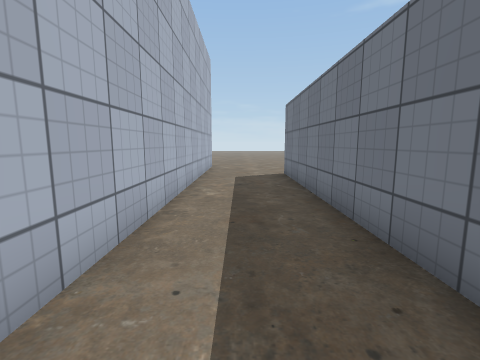
View 1 (above)

23 first-person views from a walk through a 3-D level made in the Unity game engine. The camera is 1.2 m above the floor, tilts 8° down and sees 85° across. The floor is counted in squares, 1 m on a side. Each view is taken from the middle of a square. On the plan, view 1 faces up. The plan holds only what a view shows up to about 12 squares ahead; the rest is blank. The place goes on beyond the plan. The player character is not drawn. Some surface patterns are stand-ins.

View 2
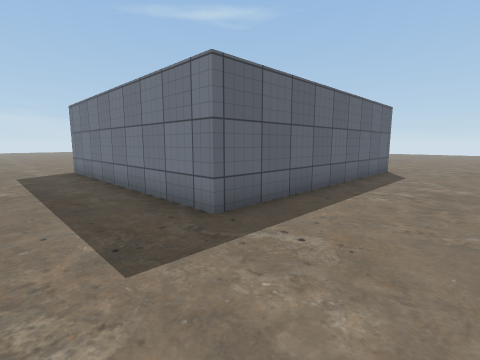

View 3
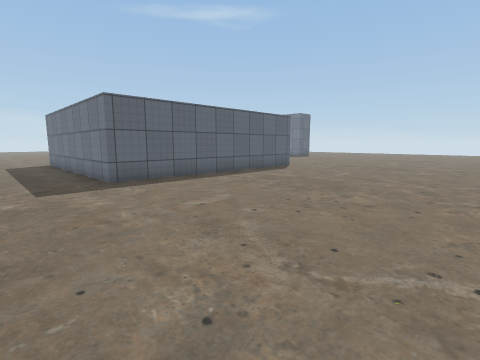

View 4
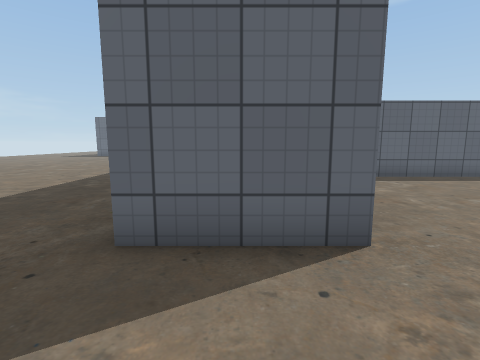

View 5
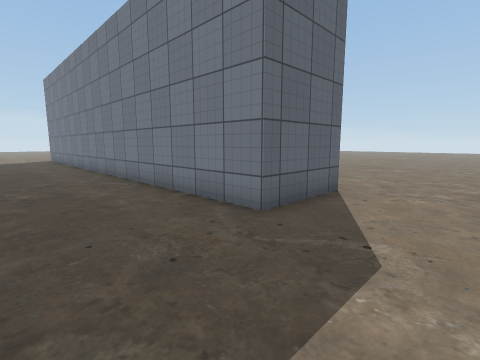

View 6
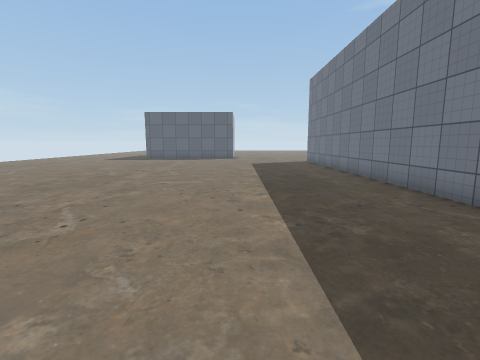

View 7
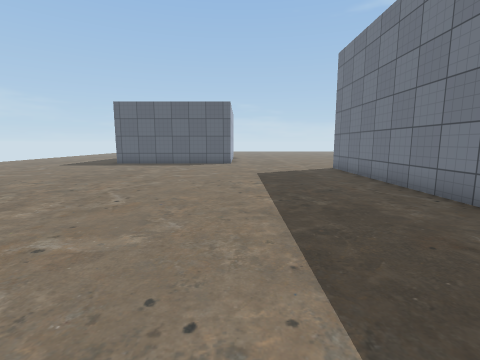

View 8
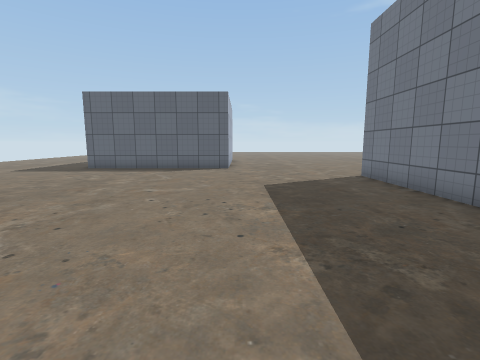

View 9
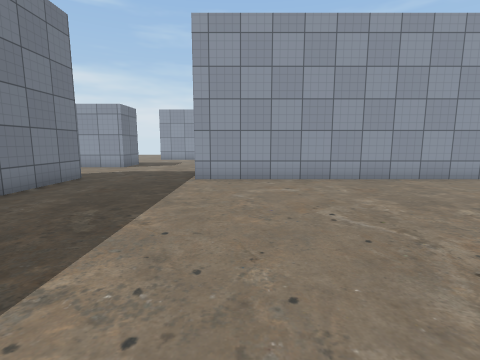

View 10
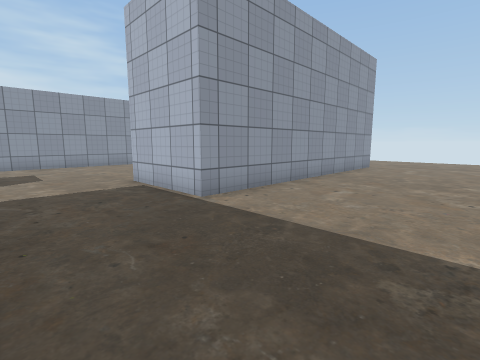

View 11
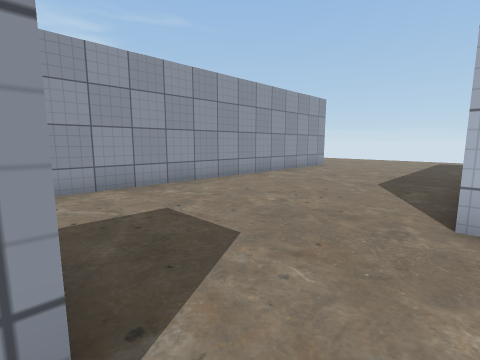

View 12
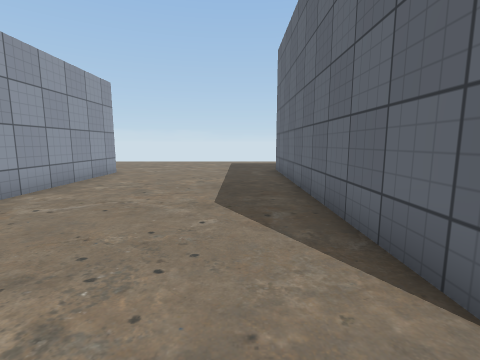

View 13
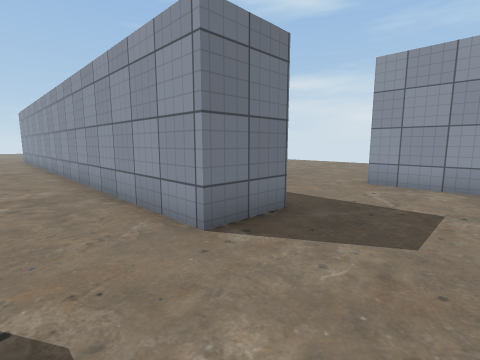

View 14
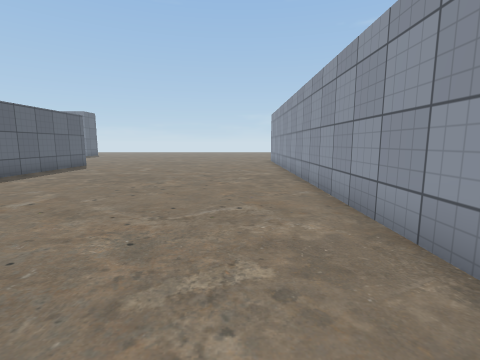

View 15
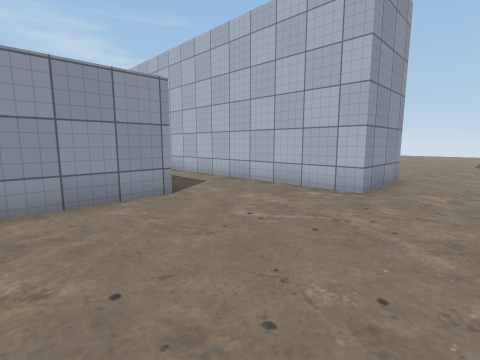

View 16
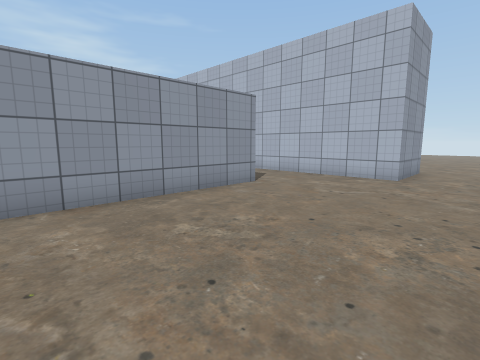

View 17
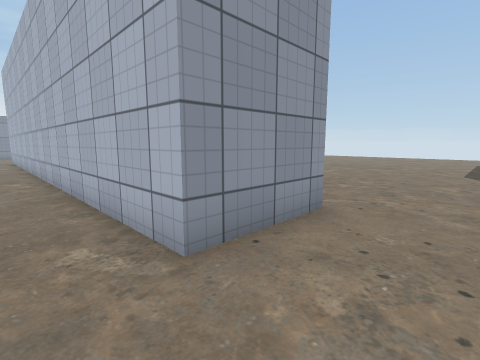

View 18
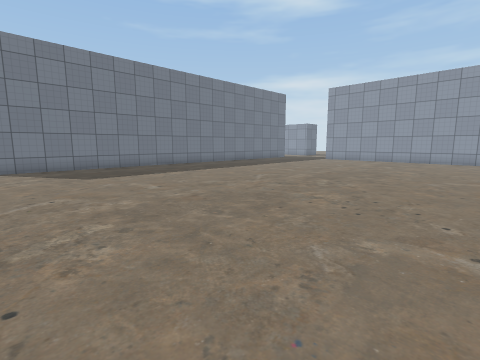

View 19
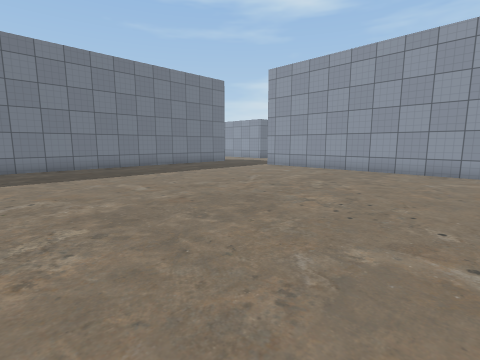

View 20
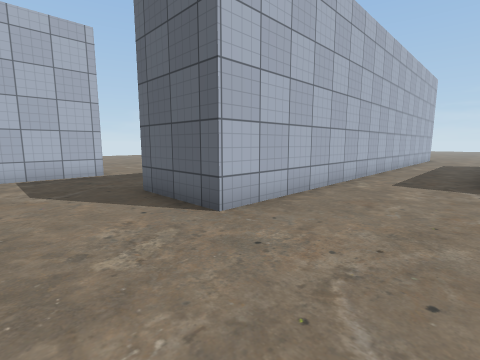

View 21
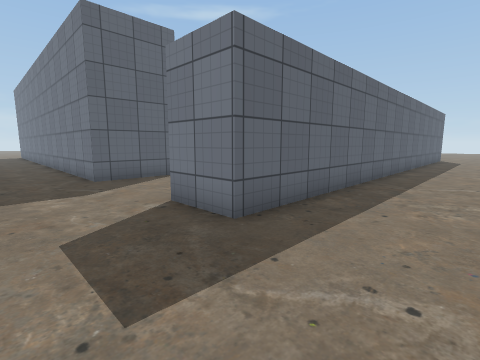

View 22
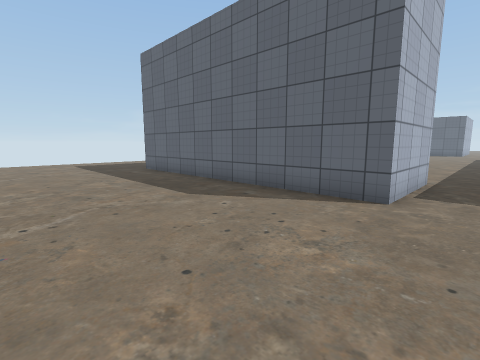

View 23
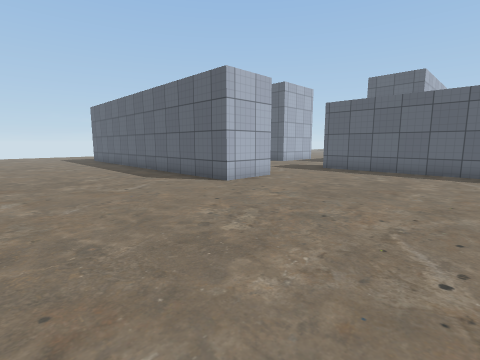

### Floor plan
Points are (right, up) in squares from view 1. A wall is a line through its corners. A room is listed if a view was taken in it or the views show most of it. See-through windows are left out.
Room 1 (views 1, 2, 15, 16, 17, 20)
walls: (8.5, 1.4) (1.8, 1.4) (1.8, 10.5) (7.9, 10.5); (-1.5, 13.7) (-1.5, -5.1); (-0.5, -9.1) (8.5, -9.1)
ways out: opening at (-1.3, -7) to room 2; opening at (-1, 15.5) to room 2
Room 2 (views 3, 4, 5, 6, 7, 8, 9, 10, 11, 12, 13, 14, 18, 19, 21, 22)
walls: (-18.1, -4.7) (-8.5, -4.7) (-8.5, -8.4) (-18.5, -8.4); (-1.5, -5.1) (-4.5, -5.1) (-4.5, 13.7) (-1.5, 13.7); (-2.5, -11.1) (-4.2, -11.1) (-4.2, -9.1) (-0.5, -9.1); (-17.9, -15.1) (-4.2, -15.1)
ways out: opening at (-1.3, -7) to room 1; opening at (-1, 15.5) to room 1; opening at (-3.3, -13) to room 3
Room 3 (view 23)
walls: (-4.2, -15.1) (-4.2, -17.3) (-9.6, -17.3); (7.2, -11.1) (-2.5, -11.1)
ways out: opening at (-3.3, -13) to room 2

Where each view was taken, in squares from view 1:
view 1: 0 up, 0 right, facing up
view 2: 2 down, 1 left, facing up-right
view 3: 7 down, 1 left, facing up-right
view 4: 8 down, 3 left, facing up
view 5: 8 down, 8 left, facing up-right
view 6: 4 down, 9 left, facing up
view 7: 1 up, 9 left, facing up
view 8: 4 up, 9 left, facing up
view 9: 4 up, 10 left, facing down
view 10: 0 up, 5 left, facing down-left
view 11: 8 down, 4 left, facing down-left
view 12: 10 down, 7 left, facing left
view 13: 7 down, 7 left, facing down-right
view 14: 7 down, 3 left, facing right
view 15: 16 up, 5 right, facing down-left
view 16: 16 up, 8 right, facing down-left
view 17: 16 up, 0 right, facing down-left
view 18: 14 up, 18 left, facing down-right
view 19: 7 up, 18 left, facing down-right
view 20: 8 down, 2 right, facing up-left
view 21: 14 down, 7 left, facing up-right
view 22: 14 down, 7 left, facing up-left
view 23: 23 down, 2 right, facing up-left
